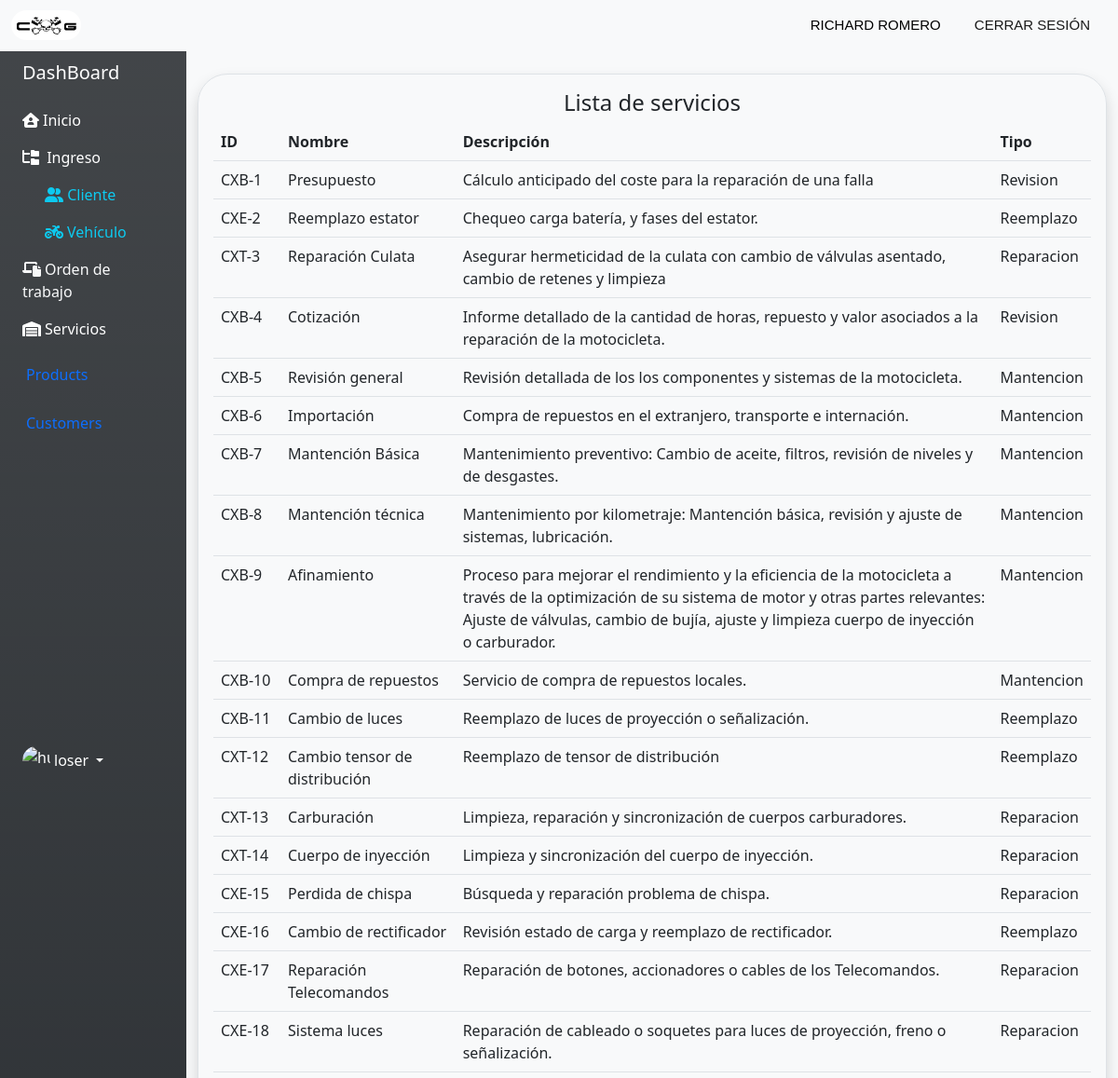
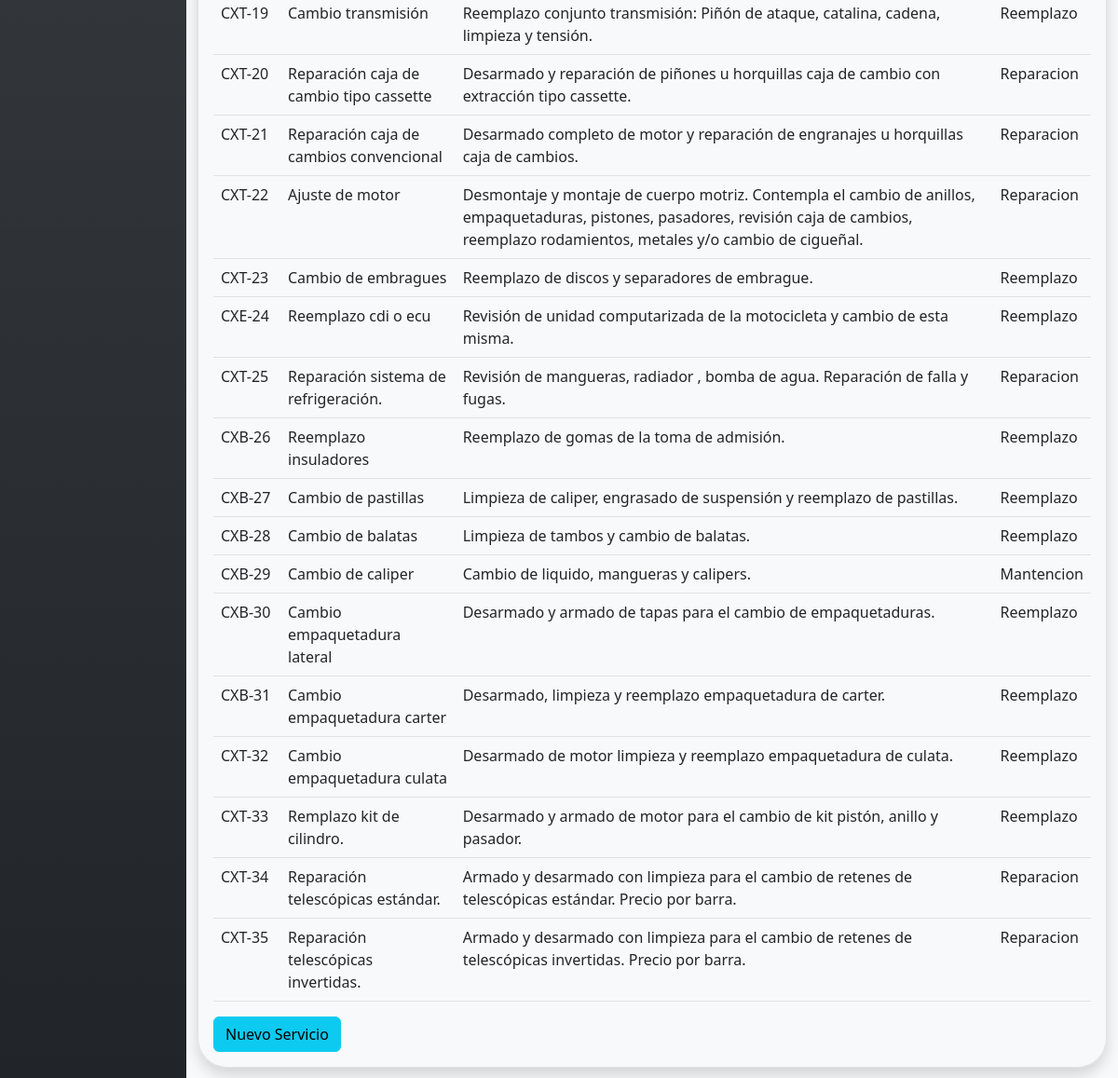
/list-services/, run on the app's committed database (2 pictures, top to bottom).
### page/models.py (models this page shows, shortened)
class Servicio(models.Model):
    id = models.CharField(primary_key=True, max_length=20)
    nombre_sv = models.CharField(max_length=50, verbose_name= "Nombre Servicio")
    desc_sv = models.TextField(verbose_name= "Descripción Servicio")
    hrs_240 = models.FloatField( verbose_name="Horas hasta 240 cc")
    hrs_500 = models.FloatField( verbose_name="Horas hasta 500 cc")
    hrs_800 = models.FloatField( verbose_name="Horas hasta 800 cc")
    hrs_810 = models.FloatField( verbose_name="Horas desde 810 cc")
    tipo_sv = models.CharField(max_length=250 ,verbose_name= "Tipo Servicio", choices=opcion_tipo_sv, default='Mantención')
    id_hh = models.ForeignKey(HoraHombre, verbose_name= "ID Hora Hombre", on_delete=models.CASCADE)

### page/views.py (the view)
# urls.py: path('list-services/', list_services, name= "list-services"),
def list_services(request):
    services = Servicio.objects.all()
    data = {
        "services": services
    }
    return render(request, "app/list-services.html", data)

### page/templates/app/list-services.html (shortened to what this page needs)
{% extends 'layouts/base-dashboard.html' %}
{% load static %}
{% load django_bootstrap5 %}
{% block content %}
<div class="container-fluid">
    <div class="row">
        {% include "includes/sidebar.html" %}
        <div class="col mt-2">
            <div class="row">
                <div class="container">
                    <div class="col-12 col-md-12  mt-3 border rounded-5 shadow p-3 mb-4">
                        <div class="text-center">
                            <h4>Lista de servicios</h4>
                        </div>
                        <table class="table table-hover table-fluid" id="table">
                            <thead>
                                <tr>
                                    <th scope="col" style="min-width: 72px;">ID</th>
                                    <th scope="col">Nombre</th>
                                    <th scope="col">Descripción</th>
                                    <th scope="col">Tipo</th>
                                </tr>
                            </thead>
                            <tbody>
                                {% for service in services %}
                                <tr>
                                    <td scope="row">{{service.id}}</td>
                                    <td>{{service.nombre_sv}}</td>
                                    <td>{{service.desc_sv}}</td>
                                    <td>{{service.tipo_sv}}</td>
                                </tr>
                                {% endfor %}
                            </tbody>
                        </table>
                        <button type="submit" class="btn btn-info"><a href="{% url 'add-service' %}">Nuevo Servicio</a></button>
                    </div>
                </div>
            </div>
        </div>
    </div>
</div>
{% endblock content %}

### page/static/css/style.css (style rules this page uses)
:root { --gradient-color: linear-gradient(180deg, rgba(57, 65, 62, 0.715) 0%, rgba(29, 31, 29, 0.527) 100%); }
body { margin: 0px; padding: 0px; overflow-X: hidden; overflow-Y: scroll; }

### page/static/css/style2.css (style rules this page uses)
* { margin: 0; padding: 0; box-sizing: border-box; overflow-wrap: break-word; }
:root { --gradient-color: linear-gradient(180deg, rgba(57, 65, 62, 0.715) 0%, rgba(29, 31, 29, 0.527) 100%); }
a { text-decoration: none; color: inherit; }

### data on the page
Servicio: id "CXB-1", nombre_sv "Presupuesto", desc_sv "Cálculo anticipado del coste para la reparación de una falla", tipo_sv "Revision"
Servicio: id "CXE-2", nombre_sv "Reemplazo estator", desc_sv "Chequeo carga batería, y fases del estator.", tipo_sv "Reemplazo"
Servicio: id "CXT-3", nombre_sv "Reparación Culata", desc_sv "Asegurar hermeticidad de la culata con cambio de válvulas asentado, cambio de retenes y limpieza", tipo_sv "Reparacion"
Servicio: id "CXB-4", nombre_sv "Cotización", desc_sv "Informe detallado de la cantidad de horas, repuesto y valor asociados a la reparación de la motocicleta.", tipo_sv "Revision"
Servicio: id "CXB-5", nombre_sv "Revisión general", desc_sv "Revisión detallada de los los componentes y sistemas de la motocicleta.", tipo_sv "Mantencion"
Servicio: id "CXB-6", nombre_sv "Importación", desc_sv "Compra de repuestos en el extranjero, transporte e internación.", tipo_sv "Mantencion"
Servicio: id "CXB-7", nombre_sv "Mantención Básica", desc_sv "Mantenimiento preventivo: Cambio de aceite, filtros, revisión de niveles y de desgastes.", tipo_sv "Mantencion"
Servicio: id "CXB-8", nombre_sv "Mantención técnica", desc_sv "Mantenimiento por kilometraje: Mantención básica, revisión y ajuste de sistemas, lubricación.", tipo_sv "Mantencion"
Servicio: id "CXB-9", nombre_sv "Afinamiento", desc_sv "Proceso para mejorar el rendimiento y la eficiencia de la motocicleta a través de la optimización de su sistema de motor y otras partes relevantes: Ajuste de válvulas, cambio de bujía, ajuste y limpieza cuerpo de inyección o carburador.", tipo_sv "Mantencion"
Servicio: id "CXB-10", nombre_sv "Compra de repuestos", desc_sv "Servicio de compra de repuestos locales.", tipo_sv "Mantencion"
Servicio: id "CXB-11", nombre_sv "Cambio de luces", desc_sv "Reemplazo de luces de proyección o señalización.", tipo_sv "Reemplazo"
Servicio: id "CXT-12", nombre_sv "Cambio tensor de distribución", desc_sv "Reemplazo de tensor de distribución", tipo_sv "Reemplazo"
Servicio: id "CXT-13", nombre_sv "Carburación", desc_sv "Limpieza, reparación y sincronización de cuerpos carburadores.", tipo_sv "Reparacion"
Servicio: id "CXT-14", nombre_sv "Cuerpo de inyección", desc_sv "Limpieza y sincronización del cuerpo de inyección.", tipo_sv "Reparacion"
Servicio: id "CXE-15", nombre_sv "Perdida de chispa", desc_sv "Búsqueda y reparación problema de chispa.", tipo_sv "Reparacion"
Servicio: id "CXE-16", nombre_sv "Cambio de rectificador", desc_sv "Revisión estado de carga y reemplazo de rectificador.", tipo_sv "Reemplazo"
Servicio: id "CXE-17", nombre_sv "Reparación Telecomandos", desc_sv "Reparación de botones, accionadores o cables de los Telecomandos.", tipo_sv "Reparacion"
Servicio: id "CXE-18", nombre_sv "Sistema luces", desc_sv "Reparación de cableado o soquetes para luces de proyección, freno o señalización.", tipo_sv "Reparacion"
Servicio: id "CXT-19", nombre_sv "Cambio transmisión", desc_sv "Reemplazo conjunto transmisión: Piñón de ataque, catalina, cadena, limpieza y tensión.", tipo_sv "Reemplazo"
Servicio: id "CXT-20", nombre_sv "Reparación caja de cambio tipo cassette", desc_sv "Desarmado y reparación de piñones u horquillas caja de cambio con extracción tipo cassette.", tipo_sv "Reparacion"
Servicio: id "CXT-21", nombre_sv "Reparación caja de cambios convencional", desc_sv "Desarmado completo de motor y reparación de engranajes u horquillas caja de cambios.", tipo_sv "Reparacion"
Servicio: id "CXT-22", nombre_sv "Ajuste de motor", desc_sv "Desmontaje y montaje de cuerpo motriz. Contempla el cambio de anillos, empaquetaduras, pistones, pasadores, revisión caja de cambios, reemplazo rodamientos, metales y/o cambio de cigueñal.", tipo_sv "Reparacion"
Servicio: id "CXT-23", nombre_sv "Cambio de embragues", desc_sv "Reemplazo de discos y separadores de embrague.", tipo_sv "Reemplazo"
Servicio: id "CXE-24", nombre_sv "Reemplazo cdi o ecu", desc_sv "Revisión de unidad computarizada de la motocicleta y cambio de esta misma.", tipo_sv "Reemplazo"
Servicio: id "CXT-25", nombre_sv "Reparación sistema de refrigeración.", desc_sv "Revisión de mangueras, radiador , bomba de agua. Reparación de falla y fugas.", tipo_sv "Reparacion"
Servicio: id "CXB-26", nombre_sv "Reemplazo insuladores", desc_sv "Reemplazo de gomas de la toma de admisión.", tipo_sv "Reemplazo"
Servicio: id "CXB-27", nombre_sv "Cambio de pastillas", desc_sv "Limpieza de caliper, engrasado de suspensión y reemplazo de pastillas.", tipo_sv "Reemplazo"
Servicio: id "CXB-28", nombre_sv "Cambio de balatas", desc_sv "Limpieza de tambos y cambio de balatas.", tipo_sv "Reemplazo"
Servicio: id "CXB-29", nombre_sv "Cambio de caliper", desc_sv "Cambio de liquido, mangueras y calipers.", tipo_sv "Mantencion"
Servicio: id "CXB-30", nombre_sv "Cambio empaquetadura lateral", desc_sv "Desarmado y armado de tapas para el cambio de empaquetaduras.", tipo_sv "Reemplazo"
Servicio: id "CXB-31", nombre_sv "Cambio empaquetadura carter", desc_sv "Desarmado, limpieza y reemplazo empaquetadura de carter.", tipo_sv "Reemplazo"
Servicio: id "CXT-32", nombre_sv "Cambio empaquetadura culata", desc_sv "Desarmado de motor limpieza y reemplazo empaquetadura de culata.", tipo_sv "Reemplazo"
Servicio: id "CXT-33", nombre_sv "Remplazo kit de cilindro.", desc_sv "Desarmado y armado de motor para el cambio de kit pistón, anillo y pasador.", tipo_sv "Reemplazo"
Servicio: id "CXT-34", nombre_sv "Reparación telescópicas estándar.", desc_sv "Armado y desarmado con limpieza para el cambio de retenes de telescópicas estándar. Precio por barra.", tipo_sv "Reparacion"
Servicio: id "CXT-35", nombre_sv "Reparación telescópicas invertidas.", desc_sv "Armado y desarmado con limpieza para el cambio de retenes de telescópicas invertidas. Precio por barra.", tipo_sv "Reparacion"
